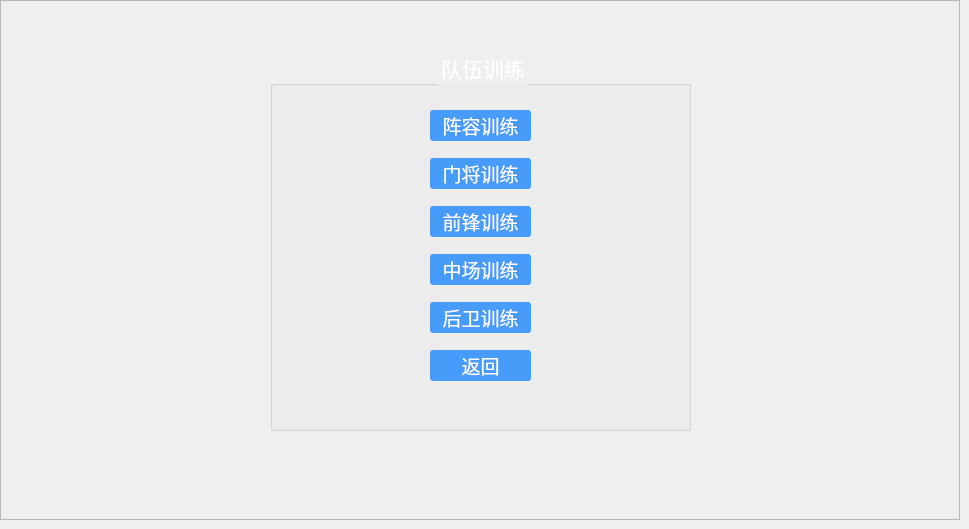
    <widget class="QWidget" name="page_3">
     <widget class="QFrame" name="frame_5">
      <property name="geometry">
       <rect>
        <x>0</x>
        <y>0</y>
        <width>960</width>
        <height>520</height>
       </rect>
      </property>
      <property name="styleSheet">
       <string notr="true">#frame_5{background-image: url(:/Image/training_1.jpg);}</string>
      </property>
      <property name="frameShape">
       <enum>QFrame::StyledPanel</enum>
      </property>
      <property name="frameShadow">
       <enum>QFrame::Raised</enum>
      </property>
      <widget class="QGroupBox" name="groupBox">
       <property name="geometry">
        <rect>
         <x>270</x>
         <y>50</y>
         <width>421</width>
         <height>381</height>
        </rect>
       </property>
       <property name="font">
        <font>
         <family>方正粗黑宋简体</family>
         <pointsize>16</pointsize>
        </font>
       </property>
       <property name="styleSheet">
        <string notr="true">color: rgb(255, 255, 255);</string>
       </property>
       <property name="title">
        <string>队伍训练</string>
       </property>
       <property name="alignment">
        <set>Qt::AlignCenter</set>
       </property>
       <widget class="QPushButton" name="returnBtn">
        <property name="geometry">
         <rect>
          <x>160</x>
          <y>300</y>
          <width>101</width>
          <height>31</height>
         </rect>
        </property>
        <property name="font">
         <font>
          <family>楷体</family>
          <pointsize>14</pointsize>
         </font>
        </property>
        <property name="styleSheet">
         <string notr="true">QPushButton { background-color: rgba(0, 120, 255,0.7); border-radius: 3px; color: rgb(255, 255, 255); } QPushButton:hover { background-color: rgb(46, 231, 253); }</string>
        </property>
        <property name="text">
         <string>返回</string>
        </property>
       </widget>
       <widget class="QPushButton" name="backTrain">
        <property name="geometry">
         <rect>
          <x>160</x>
          <y>252</y>
          <width>101</width>
          <height>31</height>
         </rect>
        </property>
        <property name="font">
         <font>
          <family>楷体</family>
          <pointsize>14</pointsize>
         </font>
        </property>
        <property name="styleSheet">
         <string notr="true">QPushButton { background-color: rgba(0, 120, 255,0.7); border-radius: 3px; color: rgb(255, 255, 255); } QPushButton:hover { background-color: rgb(46, 231, 253); }</string>
        </property>
        <property name="text">
         <string>后卫训练</string>
        </property>
       </widget>
       <widget class="QPushButton" name="teamTrain">
        <property name="geometry">
         <rect>
          <x>160</x>
          <y>60</y>
          <width>101</width>
          <height>31</height>
         </rect>
        </property>
        <property name="font">
         <font>
          <family>楷体</family>
          <pointsize>14</pointsize>
         </font>
        </property>
        <property name="styleSheet">
         <string notr="true">QPushButton { background-color: rgba(0, 120, 255,0.7); border-radius: 3px; color: rgb(255, 255, 255); } QPushButton:hover { background-color: rgb(46, 231, 253); }</string>
        </property>
        <property name="text">
         <string>阵容训练</string>
        </property>
       </widget>
       <widget class="QPushButton" name="goalKeeperTrain">
        <property name="geometry">
         <rect>
          <x>160</x>
          <y>108</y>
          <width>101</width>
          <height>31</height>
         </rect>
        </property>
        <property name="font">
         <font>
          <family>楷体</family>
          <pointsize>14</pointsize>
         </font>
        </property>
        <property name="styleSheet">
         <string notr="true">QPushButton { background-color: rgba(0, 120, 255,0.7); border-radius: 3px; color: rgb(255, 255, 255); } QPushButton:hover { background-color: rgb(46, 231, 253); }</string>
        </property>
        <property name="text">
         <string>门将训练</string>
        </property>
       </widget>
       <widget class="QPushButton" name="forwardTrain">
        <property name="geometry">
         <rect>
          <x>160</x>
          <y>156</y>
          <width>101</width>
          <height>31</height>
         </rect>
        </property>
        <property name="font">
         <font>
          <family>楷体</family>
          <pointsize>14</pointsize>
         </font>
        </property>
        <property name="styleSheet">
         <string notr="true">QPushButton { background-color: rgba(0, 120, 255,0.7); border-radius: 3px; color: rgb(255, 255, 255); } QPushButton:hover { background-color: rgb(46, 231, 253); }</string>
        </property>
        <property name="text">
         <string>前锋训练</string>
        </property>
       </widget>
       <widget class="QPushButton" name="midFieldTrain">
        <property name="geometry">
         <rect>
          <x>160</x>
          <y>204</y>
          <width>101</width>
          <height>31</height>
         </rect>
        </property>
        <property name="font">
         <font>
          <family>楷体</family>
          <pointsize>14</pointsize>
         </font>
        </property>
        <property name="styleSheet">
         <string notr="true">QPushButton { background-color: rgba(0, 120, 255,0.7); border-radius: 3px; color: rgb(255, 255, 255); } QPushButton:hover { background-color: rgb(46, 231, 253); }</string>
        </property>
        <property name="text">
         <string>中场训练</string>
        </property>
       </widget>
      </widget>
     </widget>
    </widget>
